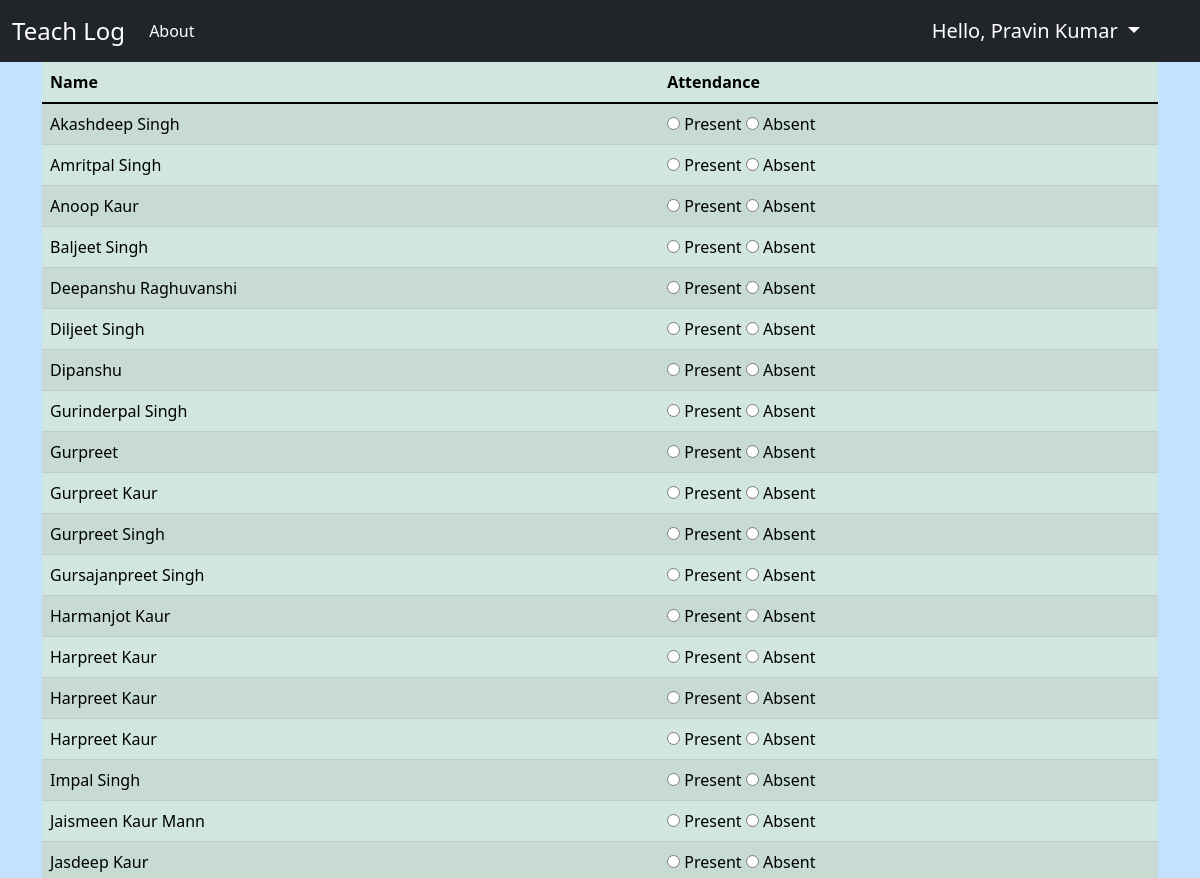
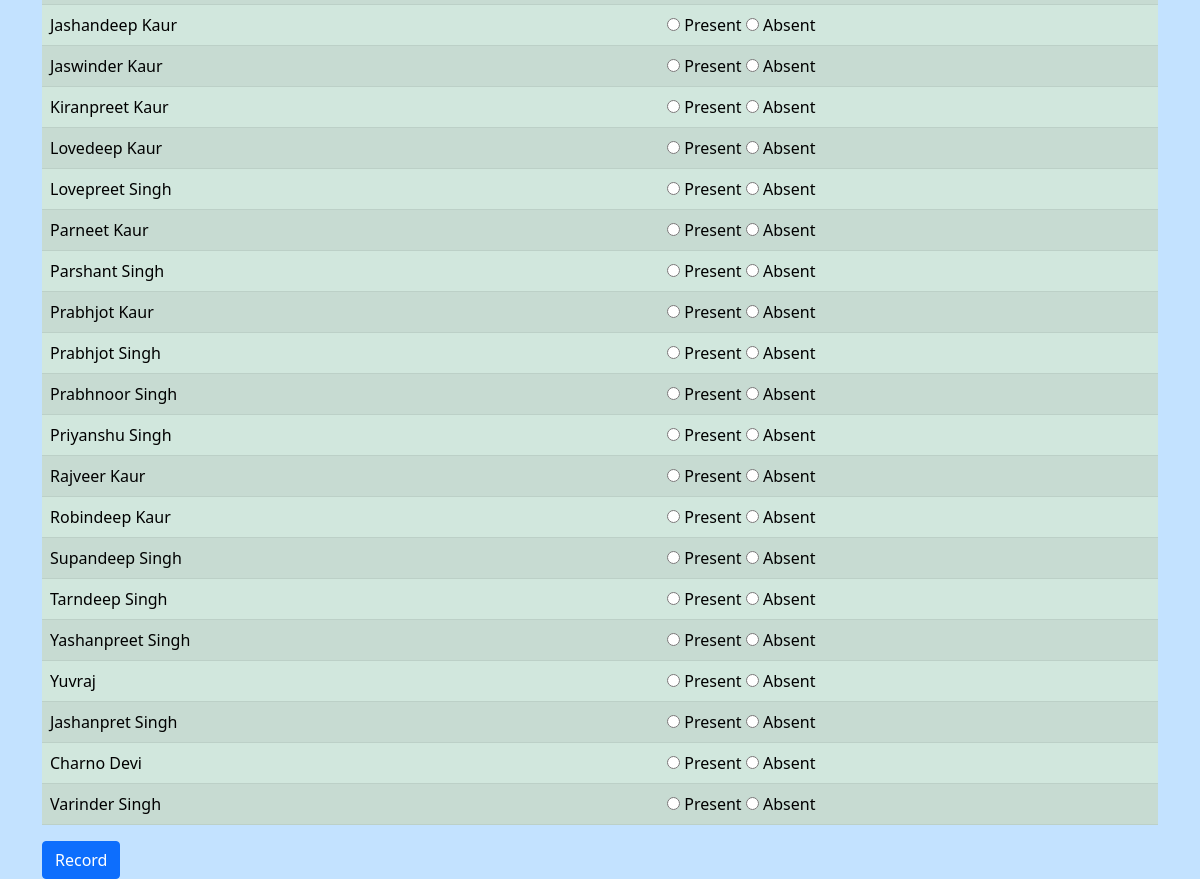
Page /take/ (signed in) on the committed database (2 pictures, top to bottom).
### log/models.py (models this page shows, shortened)
class Student(models.Model):
    uid = models.IntegerField(default=0, null=False, blank=False, unique=True)
    name = models.CharField(max_length=100)

### log/views.py (the view)
# urls.py: path("take/", views.takeAttendance, name="takeAttendance"),
def takeAttendance(request):
    try:
        teacher = Teacher.objects.get(user=request.user)
        subject = teacher.subject
        todaysDate = datetime.now().strftime('%Y-%m-%d')
        if Attendance.objects.filter(date=todaysDate, subject=subject).exists():
            messages.error(request, 'Attendance for this date and subject has already been recorded.')
            return redirect('/')  # Redirect to the same page or a different page
        students = Student.objects.all()
        context = {'students': students}
        return render(request, 'takeAttendance.html', context)
    except Exception as e:
        return HttpResponse('404 - Not Found')

### log/templates/takeAttendance.html (shortened to what this page needs)
{% extends 'base.html' %}
{% block body %}
<div class="main">
	<div class="container">
		<div class="main2">
			<form action="/" method="post">
				<table class="table table-success table-striped">
					<thead>
						<tr>
						<th>Name</th>
						<th>Attendance</th>
						</tr>
					</thead>
					<tbody>
						{% for student in students %}
						<tr>
						<td>{{ student.name }}</td>
						<td>
							<input type="radio" id="present_{{ student.id }}" name="attendance_{{ student.id }}" value="present">
							<label for="present_{{ student.id }}">Present</label>
							<input type="radio" id="absent_{{ student.id }}" name="attendance_{{ student.id }}" value="absent">
							<label for="absent_{{ student.id }}">Absent</label>
						</td>
						</tr>
						{% endfor %}
					</tbody>
				</table>
				<button type="submit" class="btn btn-primary">Record</button>
			</form>
		</div>
	</div>
</div>
{% endblock body %}

### log/templates/base.html (shortened to what this page needs)
<!DOCTYPE html>
<html lang="en">
  <head>
    <link
      href="https://cdn.jsdelivr.net/npm/bootstrap@5.1.3/dist/css/bootstrap.min.css"
      rel="stylesheet"
    />
    {% load bootstrap_icons %}
    {% load static %}
    <link rel="stylesheet" href="{% static '/common.css' %}" />
  </head>
  <body>
    <nav class="navbar navbar-expand-lg bg-body-tertiary bg-dark">
      <div class="container-fluid">
        <a class="navbar-brand fs-4" href="/">Teach Log</a>
        <div class="collapse navbar-collapse" id="navbarNav">
          <ul class="navbar-nav">
            <li class="nav-item">
              <a class="nav-link" href="/about">About</a>
            </li>
          </ul>
          <div class="navbar-nav ms-auto pe-5" id="dropDown">
            {% if user.is_authenticated %}
              <li class="nav-item dropdown bg-body-tertiary">
                <a class="dropdown-toggle fs-5" href="#" role="button" data-bs-toggle="dropdown" aria-expanded="false">
                  Hello, {{request.user}}
                </a>
              </li>
            {% endif %}
          </div>
        </div>
      </div>
    </nav>
    {% block body %}
    {% endblock body %}
  </body>
</html>

### log/static/common.css (style rules this page uses)
.navbar a { color: white; text-decoration: none; transition: opacity 1s ease-in-out; }
body { background-color: rgb(195, 226, 255); }

### rows in the picture
Student: name "Akashdeep Singh"
Student: name "Amritpal Singh"
Student: name "Anoop Kaur"
Student: name "Baljeet Singh"
Student: name "Deepanshu Raghuvanshi"
Student: name "Diljeet Singh"
Student: name "Dipanshu"
Student: name "Gurinderpal Singh"
Student: name "Gurpreet"
Student: name "Gurpreet Kaur"
Student: name "Gurpreet Singh"
Student: name "Gursajanpreet Singh"
Student: name "Harmanjot Kaur"
Student: name "Harpreet Kaur"
Student: name "Harpreet Kaur"
Student: name "Harpreet Kaur"
Student: name "Impal Singh"
Student: name "Jaismeen Kaur Mann"
Student: name "Jasdeep Kaur"
Student: name "Jashandeep Kaur"
Student: name "Jaswinder Kaur"
Student: name "Kiranpreet Kaur"
Student: name "Lovedeep Kaur"
Student: name "Lovepreet Singh"
Student: name "Parneet Kaur"
Student: name "Parshant Singh"
Student: name "Prabhjot Kaur"
Student: name "Prabhjot Singh"
Student: name "Prabhnoor Singh"
Student: name "Priyanshu Singh"
Student: name "Rajveer Kaur"
Student: name "Robindeep Kaur"
Student: name "Supandeep Singh"
Student: name "Tarndeep Singh"
Student: name "Yashanpreet Singh"
Student: name "Yuvraj"
Student: name "Jashanpret Singh"
Student: name "Charno Devi"
Student: name "Varinder Singh"

### other values in the picture
{{ request.user }} "Pravin Kumar"
